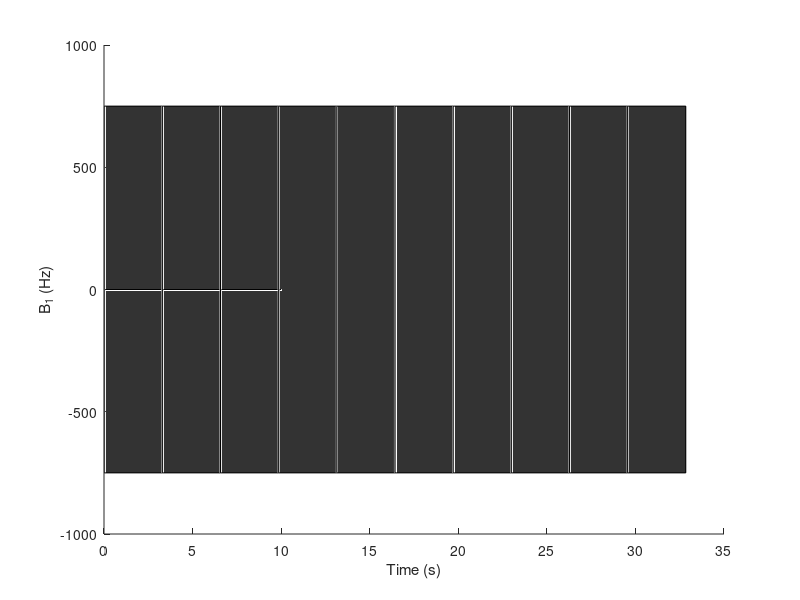

MATLAB code for this plot: (Note: this script raises an error after producing the figure.)
close all;
clear all;

addpath('../../function/');
addpath('../../lib_EPGX/')
addpath('../../EPGX-src/')
addpath('../../BlochSimDemo/');
addpath('../../M219/');

%% T1 mapping MOLLI
lSegment = 192;
TR = 17.1;
TI_array = 10.5 + TR * lSegment * ((1:10) - 1);
figure();
b1 = 750;
PhaseEnc = 192;
num_rampup = 0;

HR = 80;
window = round(60*1000 / HR);
RAMP_DOWN = 0;
acq_win = TR*(PhaseEnc+num_rampup+RAMP_DOWN);


line([0,10],[0,0],'Color', 'black')
hold on;

% 3 bSSFP readout
for i = 1:length(TI_array)
    trigger = TI_array(i);
    plot([trigger trigger]/1000, [-b1 b1], 'LineWidth', 1.5, 'Color', [0.8 0.8 0.8])
    rectangle('Position', [trigger/1000 -b1 acq_win/1000 b1*2], 'FaceColor',[0.2 0.2 0.2])
end

xlabel('Time (s)')
ylabel('B_1 (Hz)')

%% Fig. 2
TI_array = 10.5 + TR * lSegment * ((1:10) - 1);
num_rampup = 0;
% npulse = 58 + num_rampup; % Single-shot 
% A final half-alpha 'restore pulse' to return the magnetization into Mz
t_delay = TI_array(1); % TI = 650 ms
flip = 180; % prep flip angle = 180 degree
alpha = 35;
T1 = 1000;
T2 = 45;
df = 0; %Hz


prep = struct;
prep.flip = d2r(flip);
prep.t_delay = t_delay;
M0 = [0 0 1]';
TD = trigger; % ms

RAMP_DOWN = 0;
npulse = 192 + num_rampup + RAMP_DOWN;

%%% User inputs for adiabatic pulse:
adiabatic.mu = 5;   % Phase modulation parameter [dimensionless]
adiabatic.beta1 = 750;   % Frequency modulation parameter [rad/s]
% adiabatic.pulseWidth = 10*2;   % For temporal resolution 0.1ms
adiabatic.pulseWidth = 10.24*2;  % RF pulse duration [ms] % According to siemens 3T
adiabatic.A0 = 0.12;
%% Main Body (8 echo)
figure('Position', [100 100 1600 1000]);
T1_array = [400, 500, 600, 700];

for ttt = 1:length(T1_array)
    T1 = T1_array(ttt);
    TI_array = 10.5 + TR * lSegment * ((1:5) - 1);
    flip1 = pi/2;
    flip2 = pi;
    M01 = [0 0 cos(flip1)];
    Mz01 = M01(3);
    M02 = [0 0 cos(flip2)];
    Mz02 = M02(3);
    df = 0;
    N_ti = 5;
    
    % T2 = 45;
    N = 192;
    %M = zeros(3,N);
    %phi = ([1:N]/N-0.5 ) * 4*pi;
    %phi = zeros(1,N);
    TR = 17.1;
    %TE = TR/2;
    alpha = 5 / 180 * pi;
    dt = TR;
    E1 = exp(-dt / T1);
    
    E10 = exp(-TI_array(1)/T1);
    
    
    Mz_recov_array1 = zeros(1, N);
    Mz_mgre_array1 = zeros(1, N);
    
    Mz1_recov1 = 1 - E10 + Mz01*E10;
    Mz1_mgre1 = 1 - E10 + Mz01*E10;
    
    Mz_recov_total1 = zeros(1, N*N_ti);
    Mz_mgre_total1 = zeros(1, N*N_ti);
    
    
    Mz_recov_array2 = zeros(1, N);
    Mz_mgre_array2 = zeros(1, N);
    
    Mz1_recov2 = 1 - E10 + Mz02*E10;
    Mz1_mgre2 = 1 - E10 + Mz02*E10;
    
    Mz_recov_total2 = zeros(1, N*N_ti);
    Mz_mgre_total2 = zeros(1, N*N_ti);
    for tt = 1:N_ti
        for i = 1:N
            if i == 1
                Mz_recov_array1(i) = Mz1_recov1;
            else
                Mz_recov_array1(i) = 1 - E1 + Mz_recov_array1(i-1) * E1;
            end
        end
        Mz1_recov1 = cos(flip1)*Mz_recov_array1(end);
        Mz_recov_total1((1+(tt-1)*N):(N+(tt-1)*N)) = Mz_recov_array1;
        
        for i = 1:N
            if i == 1
                Mz_mgre_array1(i) = Mz1_mgre1;
            else
                Mz_mgre_array1(i) = 1 - E1 + Mz_mgre_array1(i-1) * cos(alpha) * E1;
            end
        end
        Mz1_mgre1 = cos(flip1)*Mz_mgre_array1(end);
        Mz_mgre_total1((1+(tt-1)*N):(N+(tt-1)*N)) = Mz_mgre_array1;
        
        
        for i = 1:N
            if i == 1
                Mz_recov_array2(i) = Mz1_recov2;
            else
                Mz_recov_array2(i) = 1 - E1 + Mz_recov_array2(i-1) * E1;
            end
        end
        Mz1_recov2 = cos(flip2)*Mz_recov_array2(end);
        Mz_recov_total2((1+(tt-1)*N):(N+(tt-1)*N)) = Mz_recov_array2;
        
        for i = 1:N
            if i == 1
                Mz_mgre_array2(i) = Mz1_mgre2;
            else
                Mz_mgre_array2(i) = 1 - E1 + Mz_mgre_array2(i-1) * cos(alpha) * E1;
            end
        end
        Mz1_mgre2 = cos(flip2)*Mz_mgre_array2(end);
        Mz_mgre_total2((1+(tt-1)*N):(N+(tt-1)*N)) = Mz_mgre_array2;
    end
%     
%     t = (1:N* N_ti) * TR;
%     figure();
%     plot(t/1000, Mz_mgre_total1,'LineWidth', 2);
%     hold on;
%     plot(t/1000, Mz_mgre_total2, 'LineWidth', 2);
%     legend({'SR', 'IR'}, 'Location', 'SouthEast');
%     grid on;
%     ylabel('M_z'); xlabel('Time (s)');
    
    %
    N = 96;
    N_ti = 10;
    M03 = [0 0 cos(flip1)];
    Mz03 = M03(3);
    Mz_recov_array3 = zeros(1, N);
    Mz_mgre_array3 = zeros(1, N);
    
    Mz1_recov3 = 1 - E10 + Mz03*E10;
    Mz1_mgre3 = 1 - E10 + Mz03*E10;
    
    Mz_recov_total3 = zeros(1, N*N_ti);
    Mz_mgre_total3 = zeros(1, N*N_ti);
    for tt = 1:N_ti
        
        for i = 1:N
            if i == 1
                Mz_recov_array3(i) = Mz1_recov3;
            else
                Mz_recov_array3(i) = 1 - E1 + Mz_recov_array3(i-1) * E1;
            end
        end
        Mz1_recov3 = cos(flip1)*Mz_recov_array3(end);
        Mz_recov_total3((1+(tt-1)*N):(N+(tt-1)*N)) = Mz_recov_array3;
        
        for i = 1:N
            if i == 1
                Mz_mgre_array3(i) = Mz1_mgre3;
            else
                Mz_mgre_array3(i) = 1 - E1 + Mz_mgre_array3(i-1) * cos(alpha) * E1;
            end
        end
        Mz1_mgre3 = cos(flip1)*Mz_mgre_array3(end);
        Mz_mgre_total3((1+(tt-1)*N):(N+(tt-1)*N)) = Mz_mgre_array3;
    end
    
    t = (1:N* N_ti) * TR;
    subplot(2,2,ttt);
    plot(t/1000, Mz_mgre_total1,'LineWidth', 3);
    hold on;
    plot(t/1000, Mz_mgre_total2, 'LineWidth', 2);
    plot(t/1000, Mz_mgre_total3, 'LineWidth', 1.5);
    legend({'SR 1-shot', 'IR', 'SR 2-shot'}, 'Location', 'SouthEast');
    grid on;
    ylabel('M_z'); xlabel('Time (s)');
    title(['T1 = ', num2str(T1), ' ms']);
end

%% Main Body 2 (6 echo)
figure('Position', [100 100 1600 1000]);
%T1_array = [400, 500, 600, 700];
T1_array = [1000, 1100, 1200, 1300];

for ttt = 1:length(T1_array)
    T1 = T1_array(ttt);
    TI_array = 10.5 + TR * lSegment * ((1:5) - 1);
    flip1 = pi/2;
    flip2 = pi;
    M01 = [0 0 cos(flip1)];
    Mz01 = M01(3);
    M02 = [0 0 cos(flip2)];
    Mz02 = M02(3);
    df = 0;
    
    % T2 = 45;
    N = 192;
    %M = zeros(3,N);
    %phi = ([1:N]/N-0.5 ) * 4*pi;
    %phi = zeros(1,N);
    TR = 11.3;
    %TE = TR/2;
    alpha = 5 / 180 * pi;
    dt = TR;
    E1 = exp(-dt / T1);
    E10 = exp(-TI_array(1)/T1);
    N_ti = length(TI_array);
    
    Mz_recov_array1 = zeros(1, N);
    Mz_mgre_array1 = zeros(1, N);
    
    Mz1_recov1 = 1 - E10 + Mz01*E10;
    Mz1_mgre1 = 1 - E10 + Mz01*E10;
    
    Mz_recov_total1 = zeros(1, N*N_ti);
    Mz_mgre_total1 = zeros(1, N*N_ti);
    
    
    Mz_recov_array2 = zeros(1, N);
    Mz_mgre_array2 = zeros(1, N);
    
    Mz1_recov2 = 1 - E10 + Mz02*E10;
    Mz1_mgre2 = 1 - E10 + Mz02*E10;
    
    Mz_recov_total2 = zeros(1, N*N_ti);
    Mz_mgre_total2 = zeros(1, N*N_ti);
    for tt = 1:N_ti
        
        for i = 1:N
            if i == 1
                Mz_recov_array1(i) = Mz1_recov1;
            else
                Mz_recov_array1(i) = 1 - E1 + Mz_recov_array1(i-1) * E1;
            end
        end
        Mz1_recov1 = cos(flip1)*Mz_recov_array1(end);
        Mz_recov_total1((1+(tt-1)*N):(N+(tt-1)*N)) = Mz_recov_array1;
        
        for i = 1:N
            if i == 1
                Mz_mgre_array1(i) = Mz1_mgre1;
            else
                Mz_mgre_array1(i) = 1 - E1 + Mz_mgre_array1(i-1) * cos(alpha) * E1;
            end
        end
        Mz1_mgre1 = cos(flip1)*Mz_mgre_array1(end);
        Mz_mgre_total1((1+(tt-1)*N):(N+(tt-1)*N)) = Mz_mgre_array1;
        
        
        for i = 1:N
            if i == 1
                Mz_recov_array2(i) = Mz1_recov2;
            else
                Mz_recov_array2(i) = 1 - E1 + Mz_recov_array2(i-1) * E1;
            end
        end
        Mz1_recov2 = cos(flip2)*Mz_recov_array2(end);
        Mz_recov_total2((1+(tt-1)*N):(N+(tt-1)*N)) = Mz_recov_array2;
        
        for i = 1:N
            if i == 1
                Mz_mgre_array2(i) = Mz1_mgre2;
            else
                Mz_mgre_array2(i) = 1 - E1 + Mz_mgre_array2(i-1) * cos(alpha) * E1;
            end
        end
        Mz1_mgre2 = cos(flip2)*Mz_mgre_array2(end);
        Mz_mgre_total2((1+(tt-1)*N):(N+(tt-1)*N)) = Mz_mgre_array2;
    end
%     
%     t = (1:N* N_ti) * TR;
%     figure();
%     plot(t/1000, Mz_mgre_total1,'LineWidth', 2);
%     hold on;
%     plot(t/1000, Mz_mgre_total2, 'LineWidth', 2);
%     legend({'SR', 'IR'}, 'Location', 'SouthEast');
%     grid on;
%     ylabel('M_z'); xlabel('Time (s)');
    
    %
    N = 96;
    N_ti = 10;
    M03 = [0 0 cos(flip1)];
    Mz03 = M03(3);
    Mz_recov_array3 = zeros(1, N);
    Mz_mgre_array3 = zeros(1, N);
    
    Mz1_recov3 = 1 - E10 + Mz03*E10;
    Mz1_mgre3 = 1 - E10 + Mz03*E10;
    
    Mz_recov_total3 = zeros(1, N*N_ti);
    Mz_mgre_total3 = zeros(1, N*N_ti);
    for tt = 1:N_ti
        
        for i = 1:N
            if i == 1
                Mz_recov_array3(i) = Mz1_recov3;
            else
                Mz_recov_array3(i) = 1 - E1 + Mz_recov_array3(i-1) * E1;
            end
        end
        Mz1_recov3 = cos(flip1)*Mz_recov_array3(end);
        Mz_recov_total3((1+(tt-1)*N):(N+(tt-1)*N)) = Mz_recov_array3;
        
        for i = 1:N
            if i == 1
                Mz_mgre_array3(i) = Mz1_mgre3;
            else
                Mz_mgre_array3(i) = 1 - E1 + Mz_mgre_array3(i-1) * cos(alpha) * E1;
            end
        end
        Mz1_mgre3 = cos(flip1)*Mz_mgre_array3(end);
        Mz_mgre_total3((1+(tt-1)*N):(N+(tt-1)*N)) = Mz_mgre_array3;
    end
    
    t = (1:N* N_ti) * TR;
    subplot(2,2,ttt);
    plot(t/1000, Mz_mgre_total1,'LineWidth', 3);
    hold on;
    plot(t/1000, Mz_mgre_total2, 'LineWidth', 2);
    plot(t/1000, Mz_mgre_total3, 'LineWidth', 1.5);
    legend({'SR 1-shot', 'IR', 'SR 2-shot'}, 'Location', 'SouthEast');
    grid on;
    ylabel('M_z'); xlabel('Time (s)');
    title(['T1 = ', num2str(T1), ' ms']);
end

%% A more precise simulation
df = 0;
N_ti = 5;
N = 192;
T1_array = 300:10:800;

flip_prep_array = [pi/2, pi];
Nshot_array = [1, 2];
TI_array = [10:10:1000];
TR = 17.1;
alpha = 5 / 180 * pi;
dt = 0.1;
T2 = 45;
clear Mz_recov_TE_dict;

for tff = 1:length(flip_prep_array)
    flip_prep = flip_prep_array(tff);
    for tnn = 1:length(Nshot_array)
        Nshot = Nshot_array(tnn);
        for t11 = 1:length(T1_array)
            T1 = T1_array(t11);
            for tii = 1:length(TI_array)
                TI = TI_array(tii);
                disp(['T1: ', num2str(T1), ' ms']);
                disp(['TI: ', num2str(TI), ' ms']);
                %tic;
                total_time = (TI*Nshot + TR * N) * N_ti;
                t = [dt:dt:total_time];
                
                Nstep_TI = TI / dt;
                Nstep_mgre = TR * N / dt / Nshot;
                E1 = exp(-dt / T1);
                E2 = exp(-dt / T2);
                Mz_recov_array = [];
                Mxy_recov_array = [];
                M0 = [0 0 cos(flip_prep)];
                Mz0 = M0(3);
                Mxy0 = M0(1);
                Nprep = 5;
                for p = 1:Nprep
                    for s = 1:Nshot
                        Mz_TI_recov_array = zeros(1, Nstep_TI);
                        Mxy_TI_recov_array = zeros(1, Nstep_TI);
                        for i = 1:Nstep_TI
                            if i == 1
                                Mz_TI_recov_array(i) = Mz0;
                                Mxy_TI_recov_array(i) = Mxy0;
                            else
                                Mz_TI_recov_array(i) = 1 - E1 + Mz_TI_recov_array(i-1) * E1;
                                Mxy_TI_recov_array(i) = Mxy_TI_recov_array(i-1)*E2;
                            end
                        end
                        
                        Mz1 = Mz_TI_recov_array(end);
                        Mxy1 = Mxy_TI_recov_array(end);
                        Mz_mgre_recov_array = zeros(1, Nstep_mgre);
                        Mxy_mgre_recov_array = zeros(1, Nstep_mgre);
                        Nstep_TR = TR/dt;
                        for i = 1:Nstep_mgre
                            
                            if mod(i-1, Nstep_TR) == 0
                                if i == 1
                                    Mz_mgre_recov_array(i) = 1 - E1 + Mz1 * cos(alpha) * E1;
                                    Mxy_mgre_recov_array(i) = Mz1 * sin(alpha) * E2;
                                else
                                    Mz_mgre_recov_array(i) = 1 - E1 + Mz_mgre_recov_array(i-1) * cos(alpha) * E1;
                                    Mxy_mgre_recov_array(i) = Mz_mgre_recov_array(i-1) * sin(alpha) * E2;
                                end
                            else
                                Mz_mgre_recov_array(i) = 1 - E1 + Mz_mgre_recov_array(i-1) * E1;
                                Mxy_mgre_recov_array(i) = Mxy_mgre_recov_array(i-1) * E2;
                            end
                        end
                        Mz0 = cos(flip_prep)*Mz_mgre_recov_array(end);
                        Mxy0 = cos(flip_prep)*Mxy_mgre_recov_array(end);
                        Mz_recov_array = [Mz_recov_array, Mz_TI_recov_array, Mz_mgre_recov_array];
                        Mxy_recov_array = [Mxy_recov_array, Mxy_TI_recov_array, Mxy_mgre_recov_array];
                    end
                end
                TE_array = [1.4, 3.4, 5.4, 7.4, 9.4, 11.4, 13.4, 15.4];
                Nstep_TE_array = round(TE_array / dt);
                Nstep_TR = round(TR/dt);
                Nstep_TE_indices = [];
                for i = 1:Nprep
                    for k = 1:Nshot
                        for j = 1:(N/Nshot)
                            Nstep_TE_indices = [Nstep_TE_indices, (Nshot*(i-1)+k-1)*(N/Nshot)*Nstep_TR + (Nshot*(i-1)+k)*Nstep_TI + (j-1)*Nstep_TR + Nstep_TE_array];
                        end
                    end
                end
                %toc;
                Mz_recov_TE = Mz_recov_array(Nstep_TE_indices);
                Mz_recov_TE_dict(:,:,tii,t11,tnn,tff) = Mz_recov_TE;
            end
        end
    end
end
%%
figure(); plot(Mz_recov_array, 'LineWidth', 1.5); hold on;
for i = 1:Nshot*Nprep
    x = i*Nstep_TI + (i-1) * Nstep_mgre;
    plot([x x], [-1 1], 'k', 'LineWidth', 0.5);
    x_init = (i-1)*Nstep_TI + (i-1) * Nstep_mgre;
    plot([x_init x_init], [-1 1], 'k', 'LineWidth', 0.5);
end

figure(); plot(Mxy_recov_array, 'LineWidth', 1.5);
%% TE dict generation (Not necessary)
TE_array = [1.4, 3.4, 5.4, 7.4, 9.4, 11.4, 13.4, 15.4];
Nstep_TE_array = round(TE_array / dt);
Nstep_TR = round(TR/dt);
clear Nstep_TE_indices_dict;
for tff = 1:length(flip_prep_array)
    flip_prep = flip_prep_array(tff);
    for tnn = 1:length(Nshot_array)
        Nshot = Nshot_array(tnn);
        for tii = 1:length(TI_array)
            TI = TI_array(tii);
            Nstep_TI = round(TI/dt);
            Nstep_TE_indices = [];
            for i = 1:Nprep
                for k = 1:Nshot
                    for j = 1:(N/Nshot)
                        Nstep_TE_indices = [Nstep_TE_indices, (Nshot*(i-1)+k-1)*(N/Nshot)*Nstep_TR + (Nshot*(i-1)+k)*Nstep_TI + (j-1)*Nstep_TR + Nstep_TE_array];
                    end
                end
            end
            Nstep_TE_indices_dict(:,:,tii,tnn) = Nstep_TE_indices;
        end
    end
end
%% 
figure();, plot(Mz_recov_TE_dict(:,:,100,26,1,1));ylim([-1 1]);
SumSQRT = @(x,y) sum(sqrt((x-y).^2));
%Mz_recov_TE = Mz_recov_array(Nstep_TE_indices);
%figure(); plot(t(Nstep_TE_indices)/1000, Mz_recov_TE + 0.1*randn(1,length(Mz_recov_TE)), 'LineWidth', 1.5);

clear Mz_recov_TE_dict_noise;
T1_array2 = [400, 500, 600, 700];
for tff = 1:length(flip_prep_array)
    flip_prep = flip_prep_array(tff);
    for tnn = 1:length(Nshot_array)
        Nshot = Nshot_array(tnn);
        for t11 = 1:length(T1_array2)
            T1 = T1_array2(t11);
            idx = find(T1 == T1_array);
            for tii = 1:length(TI_array)
                TI = TI_array(tii);
                Mz_recov_TE_dict_noise(:,:,tii,t11,tnn,tff) = Mz_recov_TE_dict(:,:,tii,idx,tnn,tff) + 0.1*randn(1,length(Nstep_TE_indices));
            end
        end
    end
end
%%
t11 = 4;
Mz_recov_TE_noise = Mz_recov_TE_dict_noise(:,:,:,t11,:,:);
RMS_mat = zeros(length(TI_array), length(T1_array), length(Nshot_array), length(flip_prep_array));
for tff = 1:length(flip_prep_array)
    flip_prep = flip_prep_array(tff);
    for tnn = 1:length(Nshot_array)
        Nshot = Nshot_array(tnn);
        for tii = 1:length(TI_array)
            TI = TI_array(tii);
            for t11 = 1:length(T1_array)
                T1 = T1_array(t11);
                RMS_mat(tii, t11, tnn, tff) = SumSQRT(Mz_recov_TE_noise(:,:,tii,1,tnn,tff), Mz_recov_TE_dict(:,:,tii,t11,tnn,tff));         
            end
        end
    end
end

RMS_min = min(RMS_mat(:));
%%
idx = find(RMS_mat == RMS_min);
[r, c, v, l] = ind2sub(size(RMS_mat),idx);
figure();, plot(Mz_recov_TE_dict_noise(:,:,r,1,v,l));ylim([-1 1]);
figure();, plot(Mz_recov_TE_dict(:,:,r,c,v,l));ylim([-1 1]);
% r is TI
% c is T1
% v is Nshot 1 - 1shot, 2 - 2shots
% l is flip_prep: 1 - SR, 2 - IR
%y = awgn(Mz_recov_TE,10,'measured');

%figure(); plot(t(Nstep_TE_indices),Mxy_recov_array(Nstep_TE_indices), 'LineWidth', 1.5);
%one_rep_Mz(1:N) = Mz_recov_array;

%% After Discuss with Randy  (This is the true main 08/23/2022)
% No need to iterate TI, but change the N (#ofSegment)
df = 0;
N_ti = 5;
N_array = [64:2:256];
% T1_array = 300:2:800;
T1_array = 1000:2:1400;

flip_prep_array = [pi/2, pi];
Nshot = 1;
TI = 10.5;
TR = 17.1;
alpha = 5 / 180 * pi;
dt = 0.1;
T2 = 45;
clear Mz_recov_TE_dict;
Mz_recov_TE_dict = cell(length(T1_array), length(N_array), length(flip_prep_array));
for n = 1:length(N_array)
    N = N_array(n);
for tff = 1:length(flip_prep_array)
    flip_prep = flip_prep_array(tff);
        for t11 = 1:length(T1_array)
            T1 = T1_array(t11);
            disp(['T1: ', num2str(T1), ' ms']);
            disp(['N: ', num2str(N), ' seg']);
            %tic;
            total_time = (TI*Nshot + TR * N) * N_ti;
            t = [dt:dt:total_time];
            
            Nstep_TI = TI / dt;
            Nstep_mgre = round(TR * N / dt / Nshot);
            E1 = exp(-dt / T1);
            E2 = exp(-dt / T2);
            Mz_recov_array = [];
            Mxy_recov_array = [];
            M0 = [0 0 cos(flip_prep)];
            Mz0 = M0(3);
            Mxy0 = M0(1);
            Nprep = 5;
            for p = 1:Nprep
                for s = 1:Nshot
                    Mz_TI_recov_array = zeros(1, Nstep_TI);
                    Mxy_TI_recov_array = zeros(1, Nstep_TI);
                    for i = 1:Nstep_TI
                        if i == 1
                            Mz_TI_recov_array(i) = Mz0;
                            Mxy_TI_recov_array(i) = Mxy0;
                        else
                            Mz_TI_recov_array(i) = 1 - E1 + Mz_TI_recov_array(i-1) * E1;
                            Mxy_TI_recov_array(i) = Mxy_TI_recov_array(i-1)*E2;
                        end
                    end
                    
                    Mz1 = Mz_TI_recov_array(end);
                    Mxy1 = Mxy_TI_recov_array(end);
                    Mz_mgre_recov_array = zeros(1, Nstep_mgre);
                    Mxy_mgre_recov_array = zeros(1, Nstep_mgre);
                    Nstep_TR = TR/dt;
                    for i = 1:Nstep_mgre
                        
                        if mod(i-1, Nstep_TR) == 0
                            if i == 1
                                Mz_mgre_recov_array(i) = 1 - E1 + Mz1 * cos(alpha) * E1;
                                Mxy_mgre_recov_array(i) = Mz1 * sin(alpha) * E2;
                            else
                                Mz_mgre_recov_array(i) = 1 - E1 + Mz_mgre_recov_array(i-1) * cos(alpha) * E1;
                                Mxy_mgre_recov_array(i) = Mz_mgre_recov_array(i-1) * sin(alpha) * E2;
                            end
                        else
                            Mz_mgre_recov_array(i) = 1 - E1 + Mz_mgre_recov_array(i-1) * E1;
                            Mxy_mgre_recov_array(i) = Mxy_mgre_recov_array(i-1) * E2;
                        end
                    end
                    Mz0 = cos(flip_prep)*Mz_mgre_recov_array(end);
                    Mxy0 = cos(flip_prep)*Mxy_mgre_recov_array(end);
                    Mz_recov_array = [Mz_recov_array, Mz_TI_recov_array, Mz_mgre_recov_array];
                    Mxy_recov_array = [Mxy_recov_array, Mxy_TI_recov_array, Mxy_mgre_recov_array];
                end
            end
            % TE_array = [1.4, 3.4, 5.4, 7.4, 9.4, 11.4, 13.4, 15.4];
            TE_array = [1.4]; % Only looking at first-echo
            Nstep_TE_array = round(TE_array / dt);
            Nstep_TR = round(TR/dt);
            Nstep_TE_indices = [];
            for i = 1:Nprep
                for k = 1:Nshot
                    for j = 1:(N/Nshot)
                        Nstep_TE_indices = [Nstep_TE_indices, (Nshot*(i-1)+k-1)*(N/Nshot)*Nstep_TR + (Nshot*(i-1)+k)*Nstep_TI + (j-1)*Nstep_TR + Nstep_TE_array];
                    end
                end
            end
            %toc;
            Mz_recov_TE = Mz_recov_array(Nstep_TE_indices);
            Mz_recov_TE_dict{t11, n, tff} = Mz_recov_TE;
        end
    end
end

%% Adding noise 100 times
% figure(); plot(Mz_recov_TE_dict{1, 1, 1});
iters = 100;
Mz_recov_TE_dict_noise = cell(length(T1_array), length(N_array), length(flip_prep_array), iters);
% T1_array2 = [400, 500, 600, 700];
T1_array2 = [1000, 1100, 1200, 1300];
for its = 1:iters
    for n = 1:length(N_array)
        N = N_array(n);
        for tff = 1:length(flip_prep_array)
            flip_prep = flip_prep_array(tff);
            for t11 = 1:length(T1_array2)
                T1 = T1_array2(t11);
                idx = find(T1 == T1_array);
                Mz_recov_TE_dict_noise{t11, n, tff, its} = Mz_recov_TE_dict{idx, n, tff} + 0.1*randn(1,length(Mz_recov_TE_dict{idx, n, tff}));
            end
        end
    end
end
%% Plot
n = 65;
N = N_array(n);
total_time = (TI*Nshot + TR * N) * N_ti;
t = [dt:dt:total_time];
figure();
plot(Mz_recov_TE_dict_noise{1, n, 1, 1});
hold on;
plot(Mz_recov_TE_dict{51, n, 1}, 'LineWidth', 1.5);
ylim([-1.2 1.2]);
%% Plot abs value
n = 65;
N = N_array(n);
total_time = (TI*Nshot + TR * N) * N_ti;
t = [dt:dt:total_time];
figure();
plot(abs(Mz_recov_TE_dict_noise{4, n, 2, 1}(end-N+1:end)));
hold on;
plot(abs(Mz_recov_TE_dict{201, n, 2}(end-N+1:end)), 'LineWidth', 1.5);
ylim([0 1.2]);
%% Plot inverted abs value
n = 65;
N = N_array(n);
total_time = (TI*Nshot + TR * N) * N_ti;
t = [dt:dt:total_time];
figure();
Mz_recov_TE_noise_abs = abs(Mz_recov_TE_dict_noise{4, n, 2, 1}(end-N+1:end));
idx = find(Mz_recov_TE_noise_abs == min(Mz_recov_TE_noise_abs));
Mz_recov_TE_noise_abs(1:idx) = -Mz_recov_TE_noise_abs(1:idx);
plot(Mz_recov_TE_noise_abs);
hold on;
plot(Mz_recov_TE_dict{201, n, 2}(end-N+1:end), 'LineWidth', 1.5);
ylim([-1.2 1.2]);
%% Dictionary Matching
SumSQRT = @(x,y) sum(sqrt((x-y).^2))/length(x);
figure();
error_mat_cat = [];
best_fit_mat = zeros(length(T1_array2), length(N_array), length(flip_prep_array), iters);
for t111 = 1:length(T1_array2)
    Mz_recov_TE_noise = cell(length(N_array), length(flip_prep_array), iters);
    for n = 1:length(N_array)
        N = N_array(n);
        for tff = 1:length(flip_prep_array)
            flip_prep = flip_prep_array(tff);
            for its = 1:iters
                temp = abs(Mz_recov_TE_dict_noise{t111,n,tff,its}(end-N+1:end)); % Changed to absolute value
                % Added for a more realistic case
                %if tff == 2
                %    idx = find(temp == min(temp));
                %    temp(1:idx) = -temp(1:idx);
                %end
                Mz_recov_TE_noise{n,tff,its} = temp;
            end
        end
    end
    
    RMS_mat = zeros(length(T1_array), length(N_array), length(flip_prep_array), iters);
    for n = 1:length(N_array)
        N = N_array(n);
        for tff = 1:length(flip_prep_array)
            flip_prep = flip_prep_array(tff);
            for t11 = 1:length(T1_array)
                T1 = T1_array(t11);
                for its = 1:iters
                    RMS_mat(t11, n, tff, its) = SumSQRT(Mz_recov_TE_noise{n,tff,its}, abs(Mz_recov_TE_dict{t11,n,tff}(end-N+1:end)));
                end
            end
        end
    end
    
    for n = 1:length(N_array)
        N = N_array(n);
        for tff = 1:length(flip_prep_array)
            flip_prep = flip_prep_array(tff);
            for its = 1:iters
                best_fit_mat(t111, n,tff,its) = T1_array(find(RMS_mat(:,n,tff,its) == min(RMS_mat(:,n,tff,its))));
            end
        end
    end
%     error_mat = abs(best_fit_mat - T1_array2(t111));
%     subplot(2,2,t111);
%     imagesc(error_mat); colorbar; caxis([0 50]);
%     title(['T1 = ', num2str(T1_array2(t111)), ' ms']);
end
%% Plot precision and accuracy
best_fit_mat_stats = zeros(length(T1_array2), length(N_array), length(flip_prep_array), 2);
error_mat = zeros(length(T1_array2), length(N_array), length(flip_prep_array), 2);

for t111 = 1:length(T1_array2)
    for n = 1:length(N_array)
        for tff = 1:length(flip_prep_array)
            best_fit_mat_stats(t111,n,tff,1) = mean(squeeze(best_fit_mat(t111,n,tff,:)));
            best_fit_mat_stats(t111,n,tff,2) = std(squeeze(best_fit_mat(t111,n,tff,:)));
        end
    end
    error_mat(t111,:,:,1) = abs(best_fit_mat_stats(t111,:,:,1) - T1_array2(t111));
    error_mat(t111,:,:,2) = best_fit_mat_stats(t111,:,:,2);
end


figure();
ytlbl = 64:16:256;
yt = 1:8:length(64:2:256);
xt = [1,2];
xtlbl = {'SR', 'IR'};
for t111 = 1:length(T1_array2)
    subplot(2,2,t111);
    imagesc(squeeze(error_mat(t111,:,:,1))); colorbar; caxis([0 10]);
    title(['T1 = ', num2str(T1_array2(t111)), ' ms']);
    set(gca, 'XTick',xt, 'XTickLabel',xtlbl);
    set(gca, 'YTick',yt, 'YTickLabel',ytlbl);
end

figure();
for t111 = 1:length(T1_array2)
    subplot(2,2,t111);
    imagesc(squeeze(error_mat(t111,:,:,2))); colorbar; caxis([0 30]);
    title(['T1 = ', num2str(T1_array2(t111)), ' ms']);
    set(gca, 'XTick',xt, 'XTickLabel',xtlbl);
    set(gca, 'YTick',yt, 'YTickLabel',ytlbl);
end

%% Plot curves to find optimal
figure();
xtlbl = 64:32:256;
xt = 1:16:length(64:2:256);
for t111 = 1:length(T1_array2)
    subplot(2,2,t111);
    plot(error_mat(t111,:,2,1)); ylim([0 30]); hold on;
    y = medfilt1(error_mat(t111,:,2,1), 20);
    plot(y);
    ylabel('Absolute Error (ms)'); xlabel('# of Segments');
    set(gca, 'XTick',xt, 'XTickLabel',xtlbl);
    title(['T1 = ', num2str(T1_array2(t111)), ' ms']);
end

figure();
xtlbl = 64:32:256;
xt = 1:16:length(64:2:256);
seg_array = 64:2:256;
idx_array = 1:length(seg_array);
for t111 = 1:length(T1_array2)
    subplot(2,2,t111);
    plot(error_mat(t111,:,2,2)); ylim([0 35]); hold on; %ylim([0 0.05]);% 
    y_temp = [repmat(error_mat(t111,1,2,2), [1, 10]), error_mat(t111,:,2,2)];
    y_med = medfilt1(y_temp, 10);
    y_med = y_med(11:end);
    plot(y_med, 'LineWidth', 1.5);
    y = mean(error_mat(t111,end-33:end,2,2));
    y_sd = std(error_mat(t111,end-33:end,2,2));
    yline(y);
    yline(y+2*y_sd, 'k--', 'LineWidth', 1);
    yline(y-2*y_sd, 'k--', 'LineWidth', 1);
    xx = idx_array(find(y_med < y+2*y_sd == 1, 1));
    xline(xx);
    xxlbl = seg_array(find(y_med < y+2*y_sd == 1, 1));
    ylabel('Absolute Error (ms)'); xlabel('# of Segments');
    set(gca, 'XTick',xt, 'XTickLabel',xtlbl);
    title(['T1 = ', num2str(T1_array2(t111)), ' ms']);
    text(xx+5, 25, ['X = ', num2str(xxlbl)]);
end
%% Save mat
save_results = ['IRorSR_SimPhantom.mat']
%clear twix.obj;
%cd(fid_path);
save_dir = GetFullPath(cat(2, mainpath, '/../../../Data/Results/Simulation/'));
if ~exist(save_dir, 'dir')
   mkdir(save_dir); 
end
save(cat(2, save_dir, save_results), 'Mz_recov_TE_dict', 'Mz_recov_TE_dict_noise', 'T1_array', 'N_array', 'flip_prep_array', 'its', 'RMS_mat', 'best_fit_mat',...
    'best_fit_mat_stats', 'error_mat');
%[Atr,Btr] = freeprecess(TR,T1,T2,df);
%[Ate,Bte] = freeprecess(TE,T1,T2,df);
%Rflip = yrot(alpha);
% for k = 1:N
%     [M1sig,M1] = gssignal(alpha,T1,T2,TE,TR,df,phi(k));
%     M(:,k)=M1;
% end
%Mss = inv(eye(3)-Ate*Rflip*Atr) * (Ate*Rflip*Btr+Bte);

%[t, Mz_total, Mxy_readout, t_readout] = seq_block_noMT2(TD, npulse, T1, T2, alpha, TR, prep, Mz0, df, RAMP_DOWN)